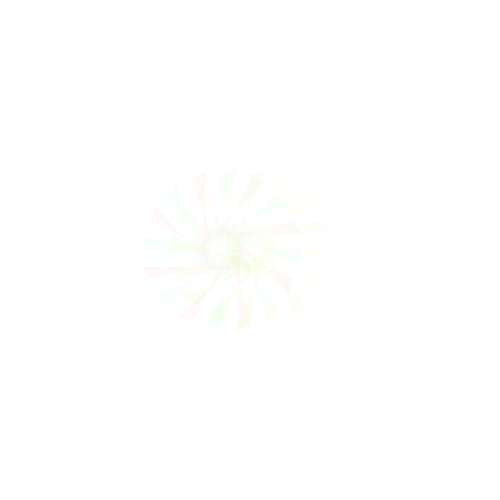
Frame 1 (no input)
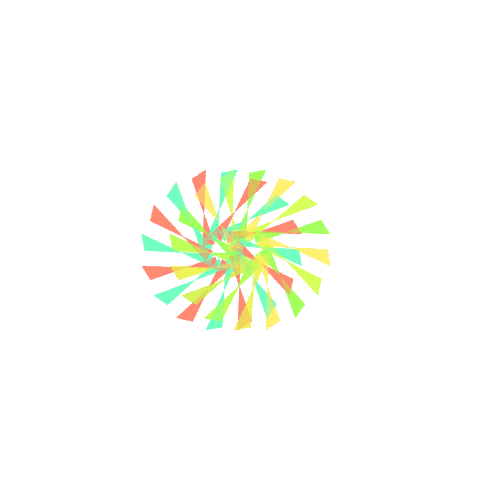
Frame 60 (the mouse pressed at the canvas centre just before this capture)
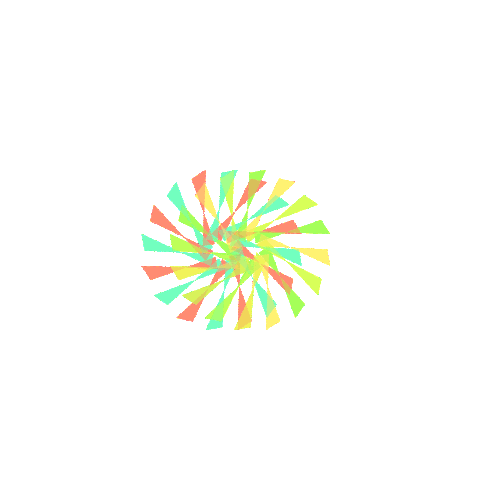
Frame 120 (the mouse held since frame 60 and released just before this capture)

The Processing sketch that drew these frames (run headless with seeded random() and noise(); from frame 60 on, the mouse is pressed at the canvas centre):

// Processing sketch: processing_84106
// ── processing_84106.pde

void setup()
{

  size(500,500);
background(255);
smooth();
noStroke();

 
}

void draw()
{

// translate permet de déplacer une forme sur l'axe des x et celui des y.



translate(250,250);
rotate(PI/8);

fill(255,234,111,10);
 quad(16, 80, 30, 71, 7, 6, 19, 4);
  rotate(PI/8);
  
  fill(194,245,67,10);
 quad(16, 80, 30, 71, 7, 0, 19, 4);
  rotate(PI/8);   

fill(152,255,80,10);
 quad(16, 80, 30, 71, 7, 6, 19, 4);
  rotate(PI/8);
  
  fill(255,234,111,10);
 quad(16, 80, 30, 71, 7, 6, 19, 4);
  rotate(PI/8);
  
  fill(194,245,67,10);
 quad(16, 80, 30, 71, 7, 0, 19, 4);
  rotate(PI/8);   

fill(152,255,80,10);
 quad(16, 80, 30, 71, 7, 6, 19, 4);
  rotate(PI/8);fill(255,234,111,10);
 quad(16, 80, 30, 71, 7, 6, 19, 4);
  rotate(PI/8);
  
  fill(194,245,67,10);
 quad(16, 80, 30, 71, 7, 0, 19, 4);
  rotate(PI/8);   

fill(152,255,80,10);
 quad(16, 80, 30, 71, 7, 6, 19, 4);
  rotate(PI/8);fill(255,234,111,10);
 quad(16, 80, 30, 71, 7, 6, 19, 4);
  rotate(PI/8);
  
  fill(194,245,67,10);
 quad(16, 80, 30, 71, 7, 0, 19, 4);
  rotate(PI/8);   

fill(152,255,80,10);
 quad(16, 80, 30, 71, 7, 6, 19, 4);
  rotate(PI/8);fill(255,234,111,10);
 quad(16, 80, 30, 71, 7, 6, 19, 4);
  rotate(PI/8);
  
  fill(194,245,67,10);
 quad(16, 80, 30, 71, 7, 0, 19, 4);
  rotate(PI/8);   

fill(152,255,80,10);
 quad(16, 80, 30, 71, 7, 6, 19, 4);
  rotate(PI/8);fill(255,234,111,10);
 quad(16, 80, 30, 71, 7, 6, 19, 4);
  rotate(PI/8);
  
  fill(194,245,67,10);
 quad(16, 80, 30, 71, 7, 0, 19, 4);
  rotate(PI/8);   

fill(152,255,80,10);
 quad(16, 80, 30, 71, 7, 6, 19, 4);
  rotate(PI/8);fill(255,234,111,10);
 quad(16, 80, 30, 71, 7, 6, 19, 4);
  rotate(PI/8);
  
  fill(194,245,67,10);
 quad(16, 80, 30, 71, 7, 0, 19, 4);
  rotate(PI/8);   

fill(152,255,80,10);
 quad(16, 80, 30, 71, 7, 6, 19, 4);
  rotate(PI/8);

translate(20,20);
rotate(PI/8);
  
  fill(111,255,174,10);
 quad(16, 80, 30, 71, 7, 6, 19, 4);
  rotate(PI/8);
  
   fill(255,140,111,10);
 quad(16, 80, 30, 71, 7, 6, 19, 4);
  rotate(PI/8);
  
   fill(111,255,174,10);
 quad(16, 80, 30, 71, 7, 6, 19, 4);
  rotate(PI/8);
  
   fill(255,140,111,10);
 quad(16, 80, 30, 71, 7, 6, 19, 4);
  rotate(PI/8);
   fill(111,255,174,10);
 quad(16, 80, 30, 71, 7, 6, 19, 4);
  rotate(PI/8);
  
   fill(255,140,111,10);
 quad(16, 80, 30, 71, 7, 6, 19, 4);
  rotate(PI/8);
   fill(111,255,174,10);
 quad(16, 80, 30, 71, 7, 6, 19, 4);
  rotate(PI/8);
  
   fill(255,140,111,10);
 quad(16, 80, 30, 71, 7, 6, 19, 4);
  rotate(PI/8);
   fill(111,255,174,10);
 quad(16, 80, 30, 71, 7, 6, 19, 4);
  rotate(PI/8);
  
   fill(255,140,111,10);
 quad(16, 80, 30, 71, 7, 6, 19, 4);
  rotate(PI/8);
   fill(111,255,174,10);
 quad(16, 80, 30, 71, 7, 6, 19, 4);
  rotate(PI/8);
  
   fill(255,140,111,10);
 quad(16, 80, 30, 71, 7, 6, 19, 4);
  rotate(PI/8);
   fill(111,255,174,10);
 quad(16, 80, 30, 71, 7, 6, 19, 4);
  rotate(PI/8);
  
   fill(255,140,111,10);
 quad(16, 80, 30, 71, 7, 6, 19, 4);
  rotate(PI/8);
   fill(111,255,174,10);
 quad(16, 80, 30, 71, 7, 6, 19, 4);
  rotate(PI/8);
  
   fill(255,140,111,10);
 quad(16, 80, 30, 71, 7, 6, 19, 4);
  rotate(PI/8);
  
 
}
